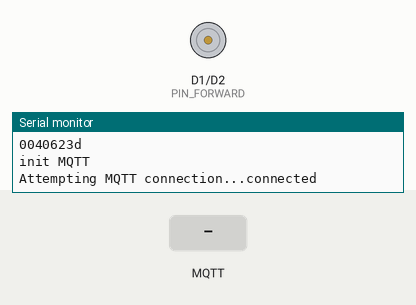
This sketch was run on a simulated ESP8266 (NodeMCU). Parts: motor-driver pin pairs drawn as motors (green arrow = first pin HIGH = forward, orange = second pin HIGH = backward, longer = more drive), the last lines printed to the serial monitor. The test bench sets the inputs (shaded band). WiFi joins after 1.5 s; servers stay silent unless stated; random numbers use the default seed unless the sketch sets one; no MQTT or app messages arrive unless stated.

Above: at 2.7 s.
2.8 s: MQTT message "f" arrives on the first subscribed topic
At 4.0 s:
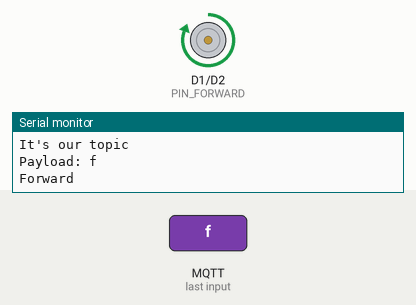
4.3 s: MQTT message "b" arrives on the first subscribed topic
At 5.3 s:
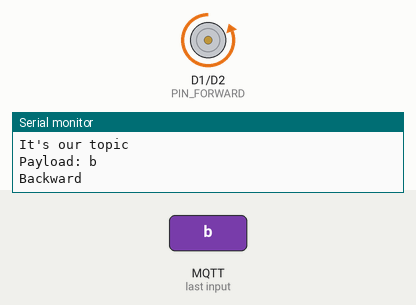
5.8 s: MQTT message "n" arrives on the first subscribed topic
At 6.5 s:
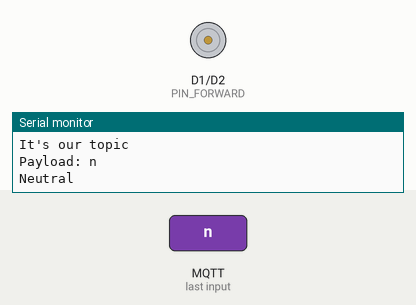
Timing chart, 0 to 8.8 s (numbered marks = the images above; inputs shaded):
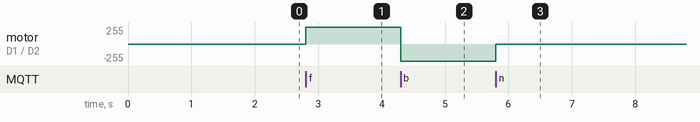

The sketch:

ebbnflow.ino
```cpp
#include <EEPROM.h>

#include <ESP8266WiFi.h>
#include <PubSubClient.h>


#define PIN_FORWARD D1
#define PIN_BACKWARD D2

void neutral(){
  Serial.println("Neutral");
  digitalWrite(PIN_FORWARD, LOW);
  digitalWrite(PIN_BACKWARD, LOW);
}

void forward(){
  Serial.println("Forward");
  digitalWrite(PIN_BACKWARD, LOW);
  digitalWrite(PIN_FORWARD, HIGH);
}
void backward(){
  Serial.println("Backward");
  digitalWrite(PIN_FORWARD, LOW);
  digitalWrite(PIN_BACKWARD, HIGH);
}


void callback(byte* payload, unsigned int length) {

  Serial.print("Payload: ");
  for(int a=0; a<length; a++){
    Serial.print((char)payload[a]);
  }
  Serial.println();

  switch(payload[0]){

      case 'n':
      neutral();
      break;

      case 'f':
      forward();
      break;

      case 'b':
      backward();
      break;
  }

}


void setup() {
  // put your setup code here, to run once:
  pinMode(PIN_FORWARD, OUTPUT);
  pinMode(PIN_BACKWARD, OUTPUT);

  neutral();


  Serial.begin(115200);
  Serial.println("init");

  startWiFi();
  Serial.println("init WiFi");

  doOta();
  Serial.println("init OTA");


  MQTT_init("ebbnflow", callback);
  Serial.println("init MQTT");
}


long lastMsg = 0;
char msg[50];
int value = 0;

void loop() {
  //Serial.println("loop");

  MQTT_loop();

}
```

MQTT.ino
```cpp
#include <ESP8266WiFi.h>
#include <PubSubClient.h>

WiFiClient espClient;
PubSubClient client(espClient);

char * topic;

void reconnect() {
  // Loop until we're reconnected
  while (!client.connected()) {
    Serial.print("Attempting MQTT connection...");
    // Create a random client ID
    String clientId = "ESP8266Client-";
    clientId += String(random(0xffff), HEX);
    // Attempt to connect
    if (client.connect(clientId.c_str())) {
      Serial.println("connected");

      // ... and resubscribe
      if(topic != 0){
        client.subscribe(topic);
      }
    } else {
      Serial.print("failed, rc=");
      Serial.print(client.state());
      Serial.println(" try again in 5 seconds");
      // Wait 5 seconds before retrying
      delay(5000);
    }
  }
}

const char* mqtt_server = "192.168.1.1";


void MQTT_publish(const char * msg){
  Serial.print("Publish message: ");
  Serial.println(msg);
  client.publish(topic, msg);
}

void (*pCallback)(byte *, unsigned int) = NULL;


void MQTT_callback(char* _topic, byte * payload, unsigned int length){
  Serial.println("Have MQTT message");
  if(String(topic).equals(_topic)){
    Serial.println("It's our topic");
    if(pCallback != NULL){
      pCallback(payload, length);
    }
  }
}

void MQTT_init(const char * _topic, void (*_pCallback)(byte *, unsigned int)){
  topic = new char[strlen(_topic) + 1];
  memcpy(topic, _topic, strlen(_topic)+1);

  Serial.println("MQTT_init");

  client.setServer(mqtt_server, 1883);
  client.setCallback(MQTT_callback);

  Serial.println("MQTT_init after callback");
  char buff[256];
  sprintf(buff, "%08x", _pCallback);
  Serial.println(buff);

  pCallback = _pCallback;

}

void callback(char* topic, byte* payload, unsigned int length) {
  Serial.print("Message arrived [");
  Serial.print(topic);
  Serial.print("] ");
  for (int i = 0; i < length; i++) {
    Serial.print((char)payload[i]);
  }
  Serial.println();

  // Switch on the LED if an 1 was received as first character
  if ((char)payload[0] == '1') {
    digitalWrite(BUILTIN_LED, LOW); // Turn the LED on (Note that LOW is the voltage level
    // but actually the LED is on; this is because
    // it is acive low on the ESP-01)
  } else {
    digitalWrite(BUILTIN_LED, HIGH); // Turn the LED off by making the voltage HIGH
  }
}

void MQTT_loop(){
  if (!client.connected()) {
    reconnect();
  }
  client.loop();
}
```

OTA.ino
```cpp
#include <ArduinoOTA.h>


const char* OTApass     = "ebbnflow-OTA";

void doOta(){

    ArduinoOTA.setPassword(OTApass);

    ArduinoOTA.onStart([]() {
      Serial.println("OTA Start");
    });
    ArduinoOTA.onEnd([]() {
      Serial.println("\nOTA End");
    });
    ArduinoOTA.onProgress([](unsigned int progress, unsigned int total) {

      float complete = (float)progress / (float)total;

      Serial.printf("OTA Progress: %u%%\r", (progress / (total / 100)));
    });
    ArduinoOTA.onError([](ota_error_t error) {
      Serial.printf("OTA Error[%u]: ", error);
      if (error == OTA_AUTH_ERROR) Serial.println("Auth Failed");
      else if (error == OTA_BEGIN_ERROR) Serial.println("Begin Failed");
      else if (error == OTA_CONNECT_ERROR) Serial.println("Connect Failed");
      else if (error == OTA_RECEIVE_ERROR) Serial.println("Receive Failed");
      else if (error == OTA_END_ERROR) Serial.println("End Failed");
      ESP.restart();
    });

    ArduinoOTA.begin();

}
```

WiFi.ino
```cpp
#include <ESP8266WiFi.h>
#include <ESP8266mDNS.h>
#include <WiFiManager.h>

unsigned int localPort = 8888;

WiFiUDP     Udp;

void startWiFi(){

    WiFiManager wifiManager;

    String ssid = "EbbNFlow-" + String(ESP.getChipId());
    wifiManager.autoConnect(ssid.c_str());

    Serial.println("Connected!");
    Serial.print("IP address: ");
    Serial.println(WiFi.localIP());
    Serial.println("Starting UDP");
    Udp.begin(localPort);

}
```

Measured:
- after the input at 2.8 s, motor on D1 (PIN_FORWARD) / D2 (PIN_BACKWARD): stopped → forward 255/255 at once
- after the input at 4.3 s, motor on D1 (PIN_FORWARD) / D2 (PIN_BACKWARD): forward 255/255 → backward 255/255 at once
- after the input at 5.8 s, motor on D1 (PIN_FORWARD) / D2 (PIN_BACKWARD): backward 255/255 → stopped at once
